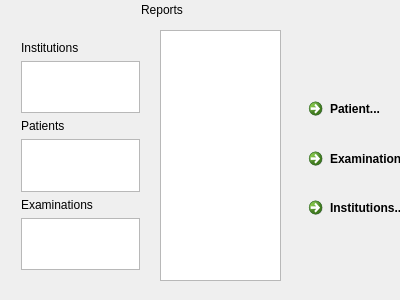
<?xml version="1.0" encoding="UTF-8"?>
<ui version="4.0">
 <class>MediCareWindow</class>
 <widget class="QWidget" name="MediCareWindow">
  <property name="geometry">
   <rect>
    <x>0</x>
    <y>0</y>
    <width>400</width>
    <height>300</height>
   </rect>
  </property>
  <property name="windowTitle">
   <string>Indian Medi Care</string>
  </property>
  <widget class="QStackedWidget" name="stackedWidget">
   <property name="geometry">
    <rect>
     <x>0</x>
     <y>0</y>
     <width>401</width>
     <height>301</height>
    </rect>
   </property>
   <property name="currentIndex">
    <number>3</number>
   </property>
   <widget class="QWidget" name="page_Patient_Registration">
    <widget class="QLabel" name="label_Registration">
     <property name="geometry">
      <rect>
       <x>110</x>
       <y>-7</y>
       <width>171</width>
       <height>31</height>
      </rect>
     </property>
     <property name="text">
      <string>Patient Registration Form</string>
     </property>
    </widget>
    <widget class="QPushButton" name="pushButton_Patient_Submit">
     <property name="geometry">
      <rect>
       <x>130</x>
       <y>260</y>
       <width>80</width>
       <height>28</height>
      </rect>
     </property>
     <property name="text">
      <string>Submit</string>
     </property>
    </widget>
    <widget class="QWidget" name="layoutWidget">
     <property name="geometry">
      <rect>
       <x>290</x>
       <y>50</y>
       <width>170</width>
       <height>150</height>
      </rect>
     </property>
     <layout class="QVBoxLayout" name="verticalLayout">
      <property name="spacing">
       <number>20</number>
      </property>
      <item>
       <widget class="QCommandLinkButton" name="cmdLinkButton_Examination">
        <property name="text">
         <string>Examination...</string>
        </property>
       </widget>
      </item>
      <item>
       <widget class="QCommandLinkButton" name="cmdLinkButton_Inst">
        <property name="text">
         <string>Institutions...</string>
        </property>
       </widget>
      </item>
      <item>
       <widget class="QCommandLinkButton" name="cmdLinkButton_Reports">
        <property name="text">
         <string>Reports...</string>
        </property>
       </widget>
      </item>
     </layout>
    </widget>
    <widget class="QSplitter" name="splitter">
     <property name="geometry">
      <rect>
       <x>20</x>
       <y>40</y>
       <width>192</width>
       <height>198</height>
      </rect>
     </property>
     <property name="orientation">
      <enum>Qt::Horizontal</enum>
     </property>
     <widget class="QWidget" name="layoutWidget">
      <layout class="QVBoxLayout" name="verticalLayout_5">
       <property name="spacing">
        <number>20</number>
       </property>
       <item>
        <widget class="QLabel" name="label_patient_id">
         <property name="text">
          <string>Patient ID</string>
         </property>
        </widget>
       </item>
       <item>
        <widget class="QLabel" name="label_Patient_Name">
         <property name="text">
          <string>Name</string>
         </property>
        </widget>
       </item>
       <item>
        <widget class="QLabel" name="label_dob">
         <property name="text">
          <string>DoB</string>
         </property>
        </widget>
       </item>
       <item>
        <widget class="QLabel" name="label_gender">
         <property name="text">
          <string>Gender</string>
         </property>
        </widget>
       </item>
       <item>
        <widget class="QLabel" name="label_Hospital">
         <property name="text">
          <string>Hospital</string>
         </property>
        </widget>
       </item>
      </layout>
     </widget>
     <widget class="QWidget" name="layoutWidget">
      <layout class="QVBoxLayout" name="verticalLayout_6">
       <property name="spacing">
        <number>15</number>
       </property>
       <item>
        <widget class="QLCDNumber" name="lcdnumber_Patient_Id">
         <property name="minimumSize">
          <size>
           <width>80</width>
           <height>20</height>
          </size>
         </property>
         <property name="baseSize">
          <size>
           <width>80</width>
           <height>20</height>
          </size>
         </property>
         <property name="frameShadow">
          <enum>QFrame::Plain</enum>
         </property>
         <property name="smallDecimalPoint">
          <bool>false</bool>
         </property>
        </widget>
       </item>
       <item>
        <widget class="QLineEdit" name="lineEdit_Patient_Name"/>
       </item>
       <item>
        <widget class="QDateEdit" name="dateEdit_Patient_dob"/>
       </item>
       <item>
        <widget class="QComboBox" name="comboBox_Gender"/>
       </item>
       <item>
        <widget class="QComboBox" name="comboBox_Inst_Name"/>
       </item>
      </layout>
     </widget>
    </widget>
   </widget>
   <widget class="QWidget" name="page_Examinations">
    <widget class="QLabel" name="label_Examinations">
     <property name="geometry">
      <rect>
       <x>121</x>
       <y>10</y>
       <width>181</width>
       <height>20</height>
      </rect>
     </property>
     <property name="text">
      <string>Examinations</string>
     </property>
    </widget>
    <widget class="QWidget" name="layoutWidget">
     <property name="geometry">
      <rect>
       <x>300</x>
       <y>50</y>
       <width>170</width>
       <height>150</height>
      </rect>
     </property>
     <layout class="QVBoxLayout" name="verticalLayout_2">
      <property name="spacing">
       <number>20</number>
      </property>
      <item>
       <widget class="QCommandLinkButton" name="cmdLinkButton_Patients">
        <property name="text">
         <string>Patients...</string>
        </property>
       </widget>
      </item>
      <item>
       <widget class="QCommandLinkButton" name="cmdLinkButton_Inst_2">
        <property name="text">
         <string>Institutions...</string>
        </property>
       </widget>
      </item>
      <item>
       <widget class="QCommandLinkButton" name="cmdLinkButton_Reports_2">
        <property name="text">
         <string>Reports...</string>
        </property>
       </widget>
      </item>
     </layout>
    </widget>
    <widget class="QWidget" name="layoutWidget">
     <property name="geometry">
      <rect>
       <x>10</x>
       <y>30</y>
       <width>88</width>
       <height>181</height>
      </rect>
     </property>
     <layout class="QVBoxLayout" name="verticalLayout_9">
      <property name="spacing">
       <number>10</number>
      </property>
      <item>
       <widget class="QLabel" name="label_3">
        <property name="text">
         <string>Exam Id</string>
        </property>
       </widget>
      </item>
      <item>
       <widget class="QLabel" name="label_4">
        <property name="text">
         <string>Exam Date</string>
        </property>
       </widget>
      </item>
      <item>
       <widget class="QLabel" name="label_5">
        <property name="text">
         <string>Patient Name</string>
        </property>
       </widget>
      </item>
      <item>
       <widget class="QLabel" name="label_6">
        <property name="text">
         <string>Weight (Kg)</string>
        </property>
       </widget>
      </item>
      <item>
       <widget class="QLabel" name="label_7">
        <property name="text">
         <string>Height (cm)</string>
        </property>
       </widget>
      </item>
      <item>
       <widget class="QLabel" name="label_8">
        <property name="text">
         <string>Description</string>
        </property>
       </widget>
      </item>
     </layout>
    </widget>
    <widget class="QWidget" name="layoutWidget">
     <property name="geometry">
      <rect>
       <x>100</x>
       <y>30</y>
       <width>167</width>
       <height>261</height>
      </rect>
     </property>
     <layout class="QVBoxLayout" name="verticalLayout_10">
      <item>
       <widget class="QLCDNumber" name="lcdnumber_Exam_Id"/>
      </item>
      <item>
       <widget class="QDateTimeEdit" name="dateTimeEdit_Exam_date">
        <property name="readOnly">
         <bool>true</bool>
        </property>
        <property name="currentSection">
         <enum>QDateTimeEdit::MonthSection</enum>
        </property>
       </widget>
      </item>
      <item>
       <widget class="QComboBox" name="comboBox_Exam_Patient_Name">
        <property name="editable">
         <bool>true</bool>
        </property>
       </widget>
      </item>
      <item>
       <widget class="QLineEdit" name="lineEdit_Weight"/>
      </item>
      <item>
       <widget class="QLineEdit" name="lineEdit_Height"/>
      </item>
      <item>
       <widget class="QTextBrowser" name="textBrowser_Exam_Desc">
        <property name="baseSize">
         <size>
          <width>120</width>
          <height>80</height>
         </size>
        </property>
        <property name="autoFormatting">
         <set>QTextEdit::AutoAll</set>
        </property>
        <property name="tabChangesFocus">
         <bool>true</bool>
        </property>
        <property name="undoRedoEnabled">
         <bool>true</bool>
        </property>
        <property name="readOnly">
         <bool>false</bool>
        </property>
       </widget>
      </item>
     </layout>
    </widget>
    <widget class="QPushButton" name="pushButton_Exam_submit">
     <property name="geometry">
      <rect>
       <x>310</x>
       <y>240</y>
       <width>83</width>
       <height>28</height>
      </rect>
     </property>
     <property name="text">
      <string>Submit</string>
     </property>
    </widget>
   </widget>
   <widget class="QWidget" name="page_Inst_Details">
    <widget class="QLabel" name="label_Inst">
     <property name="geometry">
      <rect>
       <x>150</x>
       <y>0</y>
       <width>161</width>
       <height>31</height>
      </rect>
     </property>
     <property name="text">
      <string>Institutions Details</string>
     </property>
    </widget>
    <widget class="QPushButton" name="pushButton_Inst_Submit">
     <property name="geometry">
      <rect>
       <x>150</x>
       <y>250</y>
       <width>83</width>
       <height>28</height>
      </rect>
     </property>
     <property name="text">
      <string>Submit</string>
     </property>
    </widget>
    <widget class="QWidget" name="layoutWidget">
     <property name="geometry">
      <rect>
       <x>290</x>
       <y>60</y>
       <width>170</width>
       <height>150</height>
      </rect>
     </property>
     <layout class="QVBoxLayout" name="verticalLayout_3">
      <property name="spacing">
       <number>20</number>
      </property>
      <item>
       <widget class="QCommandLinkButton" name="cmdLinkButton_Patients_2">
        <property name="text">
         <string>Patients...</string>
        </property>
       </widget>
      </item>
      <item>
       <widget class="QCommandLinkButton" name="cmdLinkButton_Examination_2">
        <property name="text">
         <string>Exminations...</string>
        </property>
       </widget>
      </item>
      <item>
       <widget class="QCommandLinkButton" name="cmdLinkButton_Reports_3">
        <property name="text">
         <string>Reports...</string>
        </property>
       </widget>
      </item>
     </layout>
    </widget>
    <widget class="QWidget" name="layoutWidget">
     <property name="geometry">
      <rect>
       <x>20</x>
       <y>60</y>
       <width>76</width>
       <height>72</height>
      </rect>
     </property>
     <layout class="QVBoxLayout" name="verticalLayout_7">
      <property name="spacing">
       <number>30</number>
      </property>
      <item>
       <widget class="QLabel" name="label">
        <property name="text">
         <string>Name</string>
        </property>
       </widget>
      </item>
      <item>
       <widget class="QLabel" name="label_2">
        <property name="text">
         <string>Description</string>
        </property>
       </widget>
      </item>
     </layout>
    </widget>
    <widget class="QWidget" name="layoutWidget">
     <property name="geometry">
      <rect>
       <x>110</x>
       <y>60</y>
       <width>151</width>
       <height>171</height>
      </rect>
     </property>
     <layout class="QVBoxLayout" name="verticalLayout_8">
      <property name="spacing">
       <number>30</number>
      </property>
      <item>
       <widget class="QLineEdit" name="lineEdit_Inst_Name"/>
      </item>
      <item>
       <widget class="QTextEdit" name="textEdit_Inst_Desc"/>
      </item>
     </layout>
    </widget>
   </widget>
   <widget class="QWidget" name="page_Reports">
    <widget class="QLabel" name="label_Reports">
     <property name="geometry">
      <rect>
       <x>141</x>
       <y>0</y>
       <width>131</width>
       <height>20</height>
      </rect>
     </property>
     <property name="text">
      <string>Reports</string>
     </property>
    </widget>
    <widget class="QWidget" name="layoutWidget">
     <property name="geometry">
      <rect>
       <x>290</x>
       <y>80</y>
       <width>170</width>
       <height>150</height>
      </rect>
     </property>
     <layout class="QVBoxLayout" name="verticalLayout_4">
      <property name="spacing">
       <number>20</number>
      </property>
      <item>
       <widget class="QCommandLinkButton" name="cmdLinkButton_Patient">
        <property name="text">
         <string>Patient...</string>
        </property>
       </widget>
      </item>
      <item>
       <widget class="QCommandLinkButton" name="cmdLinkButton_Examination_3">
        <property name="text">
         <string>Examination...</string>
        </property>
       </widget>
      </item>
      <item>
       <widget class="QCommandLinkButton" name="cmdLinkButton_Inst_3">
        <property name="text">
         <string>Institutions...</string>
        </property>
       </widget>
      </item>
     </layout>
    </widget>
    <widget class="QTextBrowser" name="textBrowser">
     <property name="geometry">
      <rect>
       <x>160</x>
       <y>30</y>
       <width>121</width>
       <height>251</height>
      </rect>
     </property>
     <property name="autoFormatting">
      <set>QTextEdit::AutoAll</set>
     </property>
    </widget>
    <widget class="QWidget" name="">
     <property name="geometry">
      <rect>
       <x>10</x>
       <y>30</y>
       <width>141</width>
       <height>251</height>
      </rect>
     </property>
     <layout class="QVBoxLayout" name="verticalLayout_11">
      <item>
       <widget class="QLabel" name="label_9">
        <property name="text">
         <string>Institutions</string>
        </property>
       </widget>
      </item>
      <item>
       <widget class="QListView" name="listView_Inst"/>
      </item>
      <item>
       <widget class="QLabel" name="label_10">
        <property name="text">
         <string>Patients</string>
        </property>
       </widget>
      </item>
      <item>
       <widget class="QListView" name="listView_Patient"/>
      </item>
      <item>
       <widget class="QLabel" name="label_11">
        <property name="text">
         <string>Examinations</string>
        </property>
       </widget>
      </item>
      <item>
       <widget class="QListView" name="listView_Exam"/>
      </item>
     </layout>
    </widget>
    <zorder>layoutWidget</zorder>
    <zorder>label_Reports</zorder>
    <zorder>listView_Inst</zorder>
    <zorder>listView_Patient</zorder>
    <zorder>listView_Exam</zorder>
    <zorder>label_9</zorder>
    <zorder>label_10</zorder>
    <zorder>label_11</zorder>
    <zorder>textBrowser</zorder>
   </widget>
  </widget>
 </widget>
 <layoutdefault spacing="6" margin="11"/>
 <resources/>
 <connections/>
</ui>
